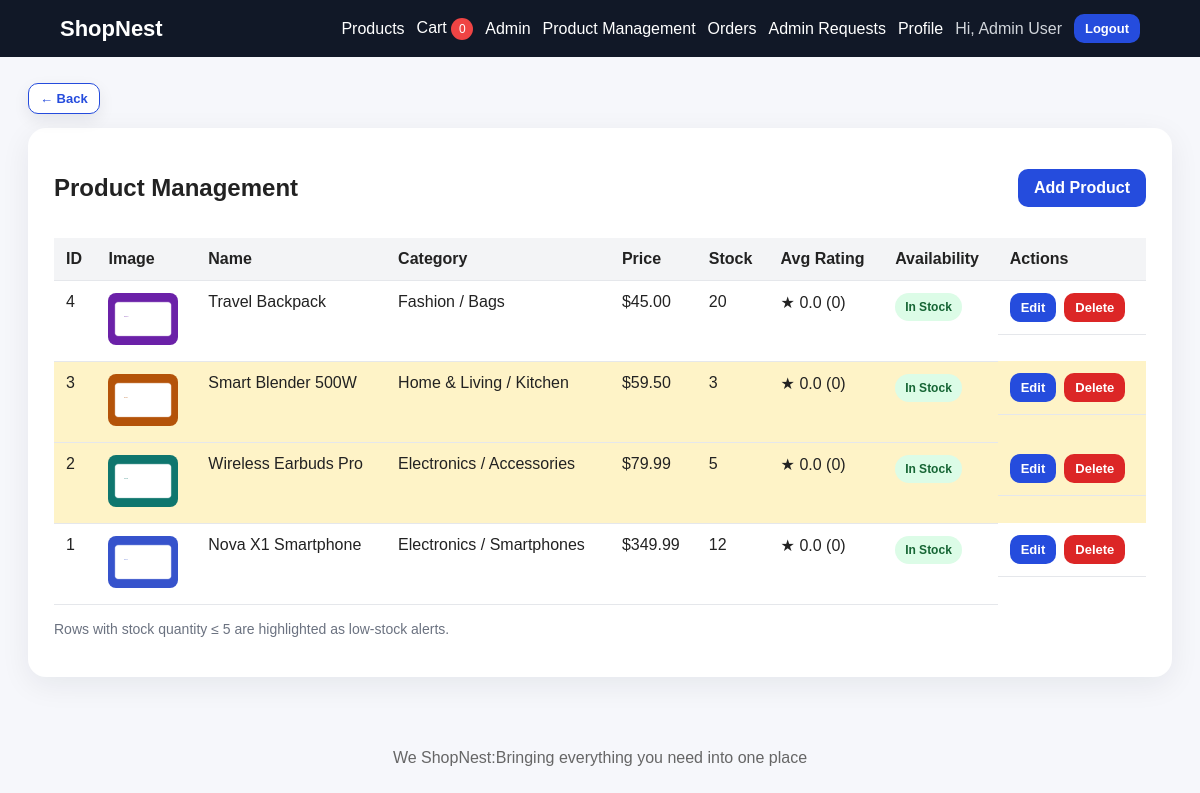
/admin/products (signed in), run on the app's committed database.
### tables this page shows
CREATE TABLE IF NOT EXISTS products (
    id INT AUTO_INCREMENT PRIMARY KEY,
    category_id INT NOT NULL,
    name VARCHAR(180) NOT NULL,
    description TEXT NOT NULL,
    price DECIMAL(10,2) NOT NULL,
    stock_qty INT NOT NULL DEFAULT 0,
    primary_image_path VARCHAR(255) NOT NULL,
    is_available TINYINT(1) NOT NULL DEFAULT 1,
    created_at DATETIME NOT NULL DEFAULT CURRENT_TIMESTAMP,
    CONSTRAINT fk_products_category FOREIGN KEY (category_id) REFERENCES categories(id) ON DELETE RESTRICT ON UPDATE CASCADE
);

### controllers/AdminController.php (called while the page is built, shortened)
<?php
class AdminController
{
    public function products()
    {
        render('admin/products/index', ['products' => Product::adminAll()]);
    }
}

### config/database.php (called while the page is built, shortened)
<?php
class Database
{
    private static $pdo = null;
    public static function connection()
    {
        if (self::$pdo === null) {
            $dsn = 'mysql:host=' . DB_HOST . ';dbname=' . DB_NAME . ';charset=' . DB_CHARSET;
            self::$pdo = new PDO($dsn, DB_USER, DB_PASS, [
                PDO::ATTR_ERRMODE => PDO::ERRMODE_EXCEPTION,
                PDO::ATTR_DEFAULT_FETCH_MODE => PDO::FETCH_ASSOC,
                PDO::ATTR_EMULATE_PREPARES => false,
            ]);
        }
        return self::$pdo;
    }
    public static function run($sql, $params = [])
    {
        $stmt = self::connection()->prepare($sql);
        $stmt->execute($params);
        return $stmt;
    }
}

### models/Product.php (called while the page is built, shortened)
<?php
class Product
{
    private static function ratingJoinSql()
    {
        return "LEFT JOIN (
                    SELECT product_id, ROUND(AVG(rating), 1) AS avg_rating, COUNT(*) AS review_count
                    FROM reviews
                    GROUP BY product_id
                ) rv ON rv.product_id = p.id";
    }
    private static function ratingSelectSql()
    {
        return "COALESCE(rv.avg_rating, 0) AS avg_rating, COALESCE(rv.review_count, 0) AS review_count";
    }
    public static function adminAll()
    {
        $sql = "SELECT p.*, c.name AS category_name, pc.name AS parent_category_name, " . self::ratingSelectSql() . "
                FROM products p
                JOIN categories c ON p.category_id = c.id
                LEFT JOIN categories pc ON c.parent_id = pc.id
                " . self::ratingJoinSql() . "
                ORDER BY p.created_at DESC, p.id DESC";
        return Database::run($sql)->fetchAll();
    }
}

### views/admin/products/index.php (the view)
<section class="card wide">
    <div class="section-head">
        <h1>Product Management</h1>
        <a class="btn" href="<?= base_url('/admin/products/create') ?>">Add Product</a>
    </div>
    <table class="data-table admin-product-table">
        <thead><tr><th>ID</th><th>Image</th><th>Name</th><th>Category</th><th>Price</th><th>Stock</th><th>Avg Rating</th><th>Availability</th><th>Actions</th></tr></thead>
        <tbody>
        <?php foreach ($products as $p): ?>
            <tr class="<?= (int)$p['stock_qty'] <= 5 ? 'low-stock' : '' ?>">
                <td><?= (int)$p['id'] ?></td>
                <td><img class="thumb" src="<?= asset($p['primary_image_path']) ?>" alt="<?= h($p['name']) ?>"></td>
                <td><?= h($p['name']) ?></td>
                <td><?= h(($p['parent_category_name'] ? $p['parent_category_name'] . ' / ' : '') . $p['category_name']) ?></td>
                <td><?= money($p['price']) ?></td>
                <td><?= (int)$p['stock_qty'] ?></td>
                <td>★ <?= h($p['avg_rating']) ?> (<?= (int)$p['review_count'] ?>)</td>
                <td><button class="availability-badge <?= (int)$p['is_available'] ? 'in' : 'out' ?>" data-product-id="<?= (int)$p['id'] ?>"><?= (int)$p['is_available'] ? 'In Stock' : 'Out of Stock' ?></button></td>
                <td class="actions">
                    <a class="btn small" href="<?= base_url('/admin/products/' . $p['id'] . '/edit') ?>">Edit</a>
                    <form method="post" action="<?= base_url('/admin/products/' . $p['id'] . '/delete') ?>" onsubmit="return confirm('Delete this product?');">
                        <button class="btn small danger" type="submit">Delete</button>
                    </form>
                </td>
            </tr>
        <?php endforeach; ?>
        </tbody>
    </table>
    <p class="muted">Rows with stock quantity ≤ 5 are highlighted as low-stock alerts.</p>
</section>

### public/index.php (shortened to what this page needs)
<?php
require_once ROOT_PATH . '/config/database.php';
require_once ROOT_PATH . '/config/helpers.php';
$method = $_SERVER['REQUEST_METHOD'];
$uri = parse_url($_SERVER['REQUEST_URI'], PHP_URL_PATH);
$path = '/' . trim($uri, '/');
foreach ($routes as $route) {
    list($routeMethod, $pattern, $handler) = $route;
    if ($method === $routeMethod && preg_match($pattern, $path, $matches)) {
        array_shift($matches);
        $action = $handler[1];
        $controller = new $class();
        call_user_func_array([$controller, $action], $matches);
        exit;
    }
}

### public/assets/css/style.css (style rules this page uses)
* { box-sizing: border-box; }
body { margin: 0; font-family: Arial, Helvetica, sans-serif; background: #f6f7fb; color: #222; }
a { color: #254cdd; text-decoration: none; }
.btn { display: inline-block; border: 0; background: #254cdd; color: #fff !important; padding: 10px 16px; border-radius: 10px; cursor: pointer; font-weight: 700; }
.btn.small { padding: 7px 11px; font-size: 13px; }
.btn.danger, .danger { background: #dc2626; }
.hero, .card, .auth-card { background: #fff; border-radius: 18px; padding: 26px; box-shadow: 0 8px 30px rgba(16, 24, 40, .07); margin-bottom: 24px; }
.card { max-width: 620px; margin-left: auto; margin-right: auto; }
.card.wide { max-width: none; }
.muted { color: #6b7280; font-size: 14px; }
.data-table { width: 100%; border-collapse: collapse; margin: 16px 0; background: #fff; }
.data-table th, .data-table td { border-bottom: 1px solid #e5e7eb; padding: 12px; text-align: left; vertical-align: top; }
.data-table th { background: #f3f4f6; }
.actions { display: flex; gap: 8px; align-items: center; flex-wrap: wrap; }
.actions form { margin: 0; }
.thumb { width: 70px; height: 52px; object-fit: cover; border-radius: 8px; }
.low-stock { background: #fef3c7; }
.availability-badge, .badge { display: inline-block; border: 0; border-radius: 999px; padding: 7px 10px; font-size: 12px; font-weight: 800; }
.availability-badge.in, .badge-delivered { background: #dcfce7; color: #166534; }
.section-head { display: flex; justify-content: space-between; align-items: center; gap: 16px; flex-wrap: wrap; }

### data on the page
products: id "4", primary_image_path (picture), name "Travel Backpack", category_name "Fashion / Bags", price "$45.00", stock_qty "20", avg_rating "0.0", review_count "0", is_available "In Stock"
products: id "3", primary_image_path (picture), name "Smart Blender 500W", category_name "Home & Living / Kitchen", price "$59.50", stock_qty "3", avg_rating "0.0", review_count "0", is_available "In Stock"
products: id "2", primary_image_path (picture), name "Wireless Earbuds Pro", category_name "Electronics / Accessories", price "$79.99", stock_qty "5", avg_rating "0.0", review_count "0", is_available "In Stock"
products: id "1", primary_image_path (picture), name "Nova X1 Smartphone", category_name "Electronics / Smartphones", price "$349.99", stock_qty "12", avg_rating "0.0", review_count "0", is_available "In Stock"
